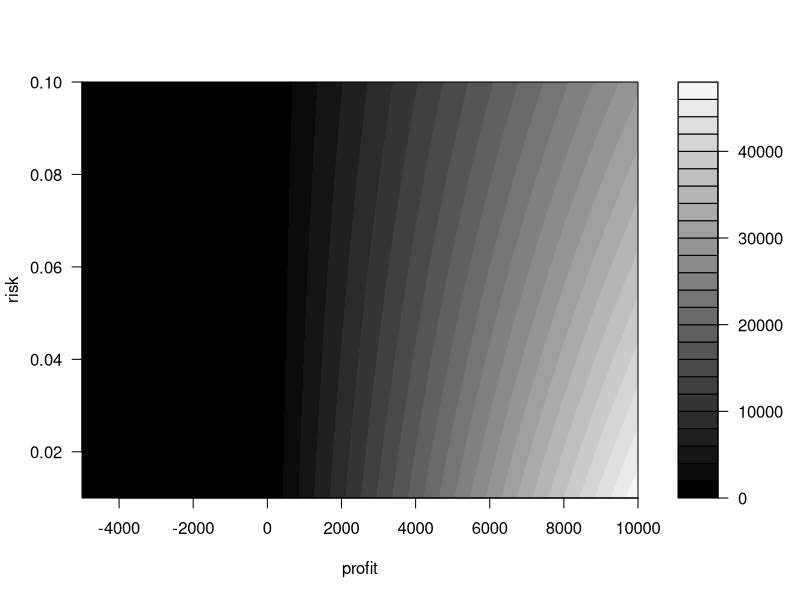

Write the R code that produced this figure.
# Create the profit and risk variables
profit<-seq(-5000,10000,by=1000)
risk<-seq(0.01,0.1,by=0.01)

# Create the array to contour
profit.risk<-expand.grid(profit=profit,risk=risk)

# Function to calculate utility
calc.utility<-function(current.value,time.horizon,profit.risk)
              {
			max(0,(current.value+(time.horizon*profit.risk["profit"])) * (1-profit.risk["risk"])^time.horizon)
		  }

# Create an array containing utility values
utility<-apply(profit.risk,1,calc.utility,current.value=0,time.horizon=5)

# Draw the contour plot
filled.contour(profit,risk,matrix(utility,ncol=length(risk)),col=grey(0:24/24),xlab="profit",ylab="risk")
